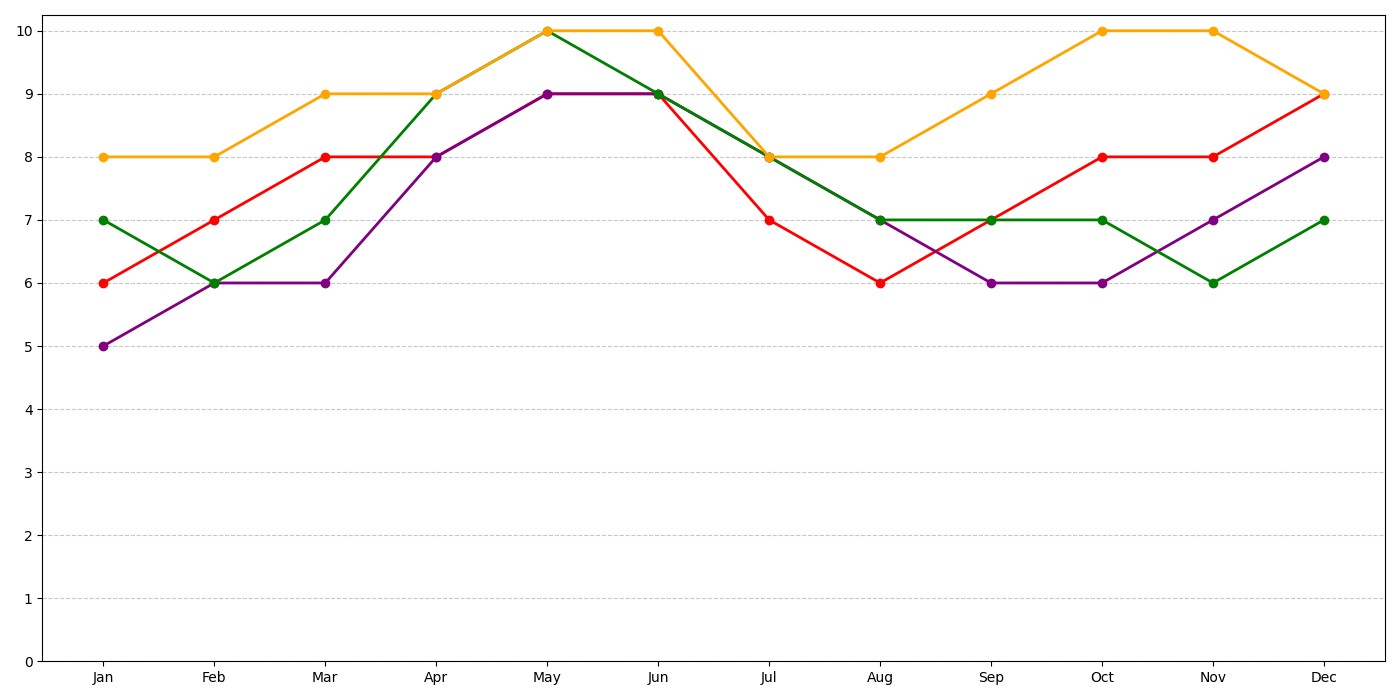

The Python source for this figure:
import matplotlib.pyplot as plt
import numpy as np

months = np.array(['Jan', 'Feb', 'Mar', 'Apr', 'May', 'Jun', 'Jul', 'Aug', 'Sep', 'Oct', 'Nov', 'Dec'])

interest_coding = np.array([6, 7, 8, 8, 9, 9, 7, 6, 7, 8, 8, 9])
interest_cooking = np.array([5, 6, 6, 8, 9, 9, 8, 7, 6, 6, 7, 8])
interest_hiking = np.array([7, 6, 7, 9, 10, 9, 8, 7, 7, 7, 6, 7])
interest_reading = np.array([8, 8, 9, 9, 10, 10, 8, 8, 9, 10, 10, 9])

interest_data = {
    'Coding': interest_coding,
    'Cooking': interest_cooking,
    'Hiking': interest_hiking,
    'Reading': interest_reading
}

colors = {
    'Coding': 'red',
    'Cooking': 'purple',
    'Hiking': 'green',
    'Reading': 'orange'
}

fig, ax = plt.subplots(figsize=(14, 7))
for hobby, interest in interest_data.items():
    ax.plot(months, interest, marker='o', color=colors[hobby], linewidth=2, linestyle='-')

ax.set_xticks(months)
ax.set_yticks(np.arange(0, 11, 1))
ax.grid(axis='y', linestyle='--', alpha=0.7)

plt.tight_layout()
plt.show()
